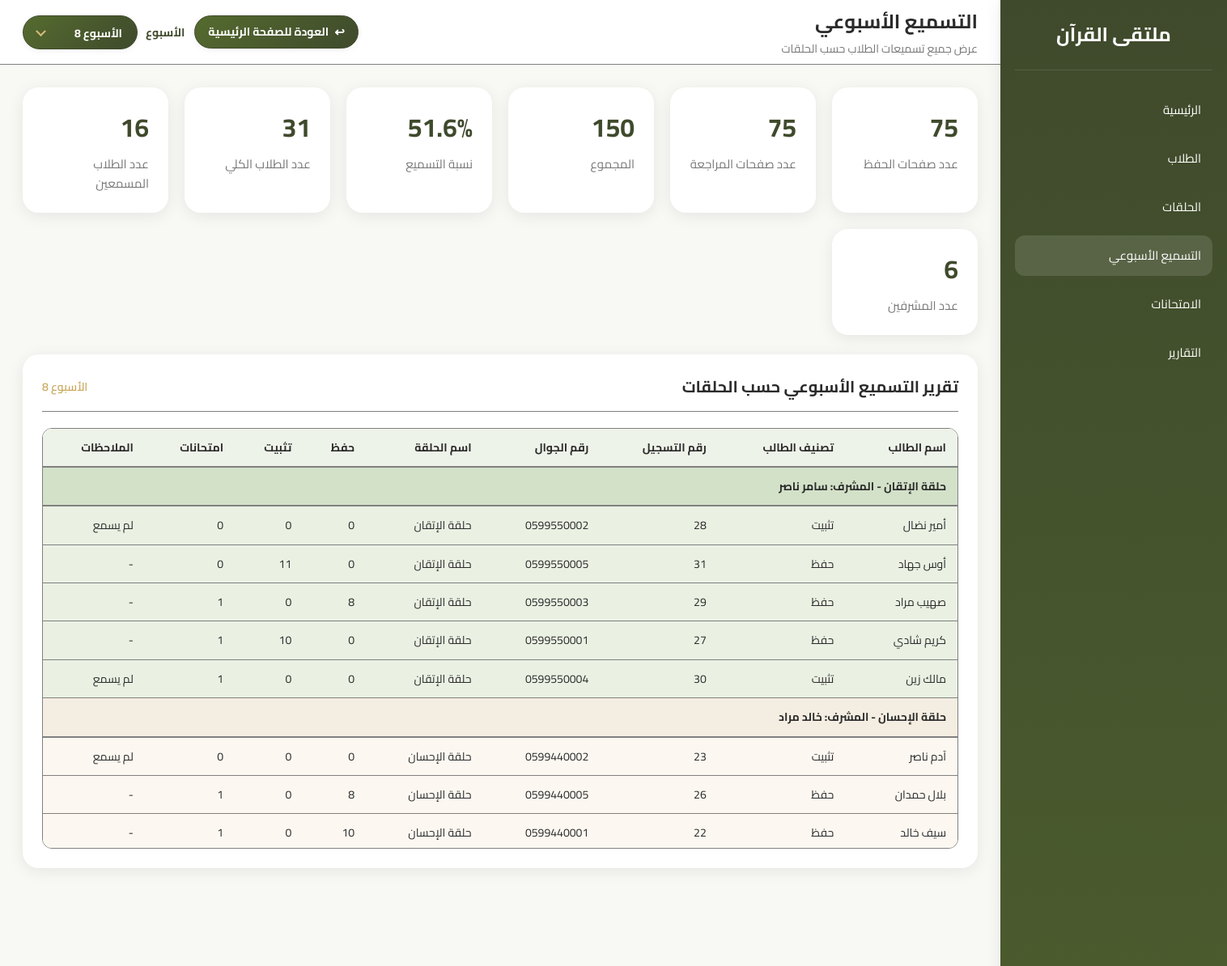
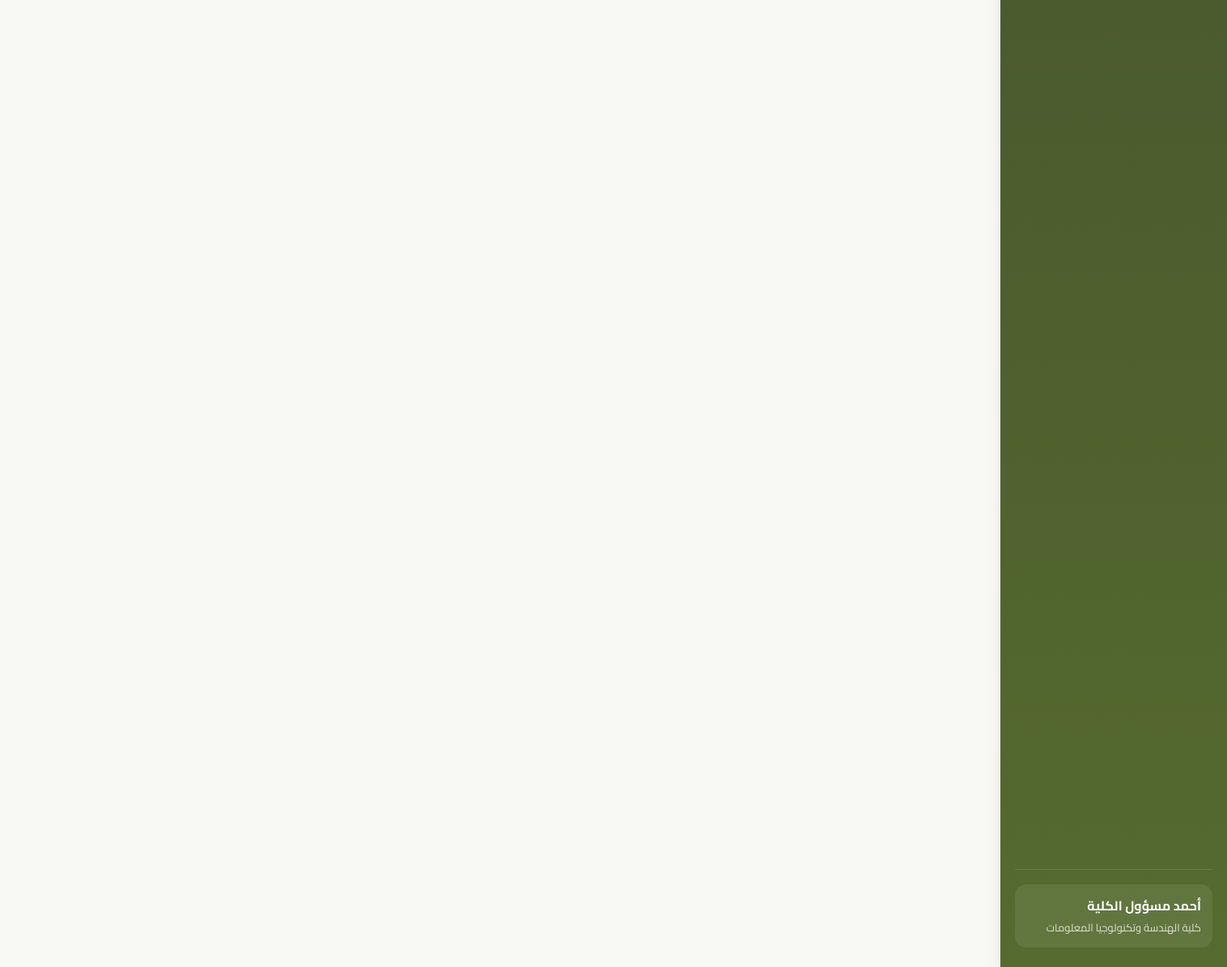
Page /pages/weekly-recitation.php (signed in) on the committed database (2 pictures, top to bottom).
### tables this page shows
CREATE TABLE `managers` (
  `manager_id` int(11) NOT NULL,
  `user_id` int(11) NOT NULL,
  `college_id` int(11) NOT NULL,
  `full_name` varchar(150) NOT NULL
);

CREATE TABLE `colleges` (
  `college_id` int(11) NOT NULL,
  `college_name` varchar(150) NOT NULL
);

CREATE TABLE `weeks` (
  `week_id` int(11) NOT NULL,
  `week_number` int(11) NOT NULL
);

CREATE TABLE `halqas` (
  `halqa_id` int(11) NOT NULL,
  `college_id` int(11) NOT NULL,
  `supervisor_id` int(11) NOT NULL,
  `name` varchar(150) NOT NULL
);

CREATE TABLE `students` (
  `student_id` int(11) NOT NULL,
  `user_id` int(11) NOT NULL,
  `halqa_id` int(11) NOT NULL,
  `name` varchar(150) NOT NULL,
  `phone` varchar(20) DEFAULT NULL,
  `student_type` enum('حفظ','تثبيت') NOT NULL,
  `points` int(11) DEFAULT 0
);

### pages/weekly-recitation.php (the view, shortened to what this page needs)
<?php
require_once __DIR__ . "/../php/db_connect.php";
function e($value)
{
    return htmlspecialchars((string) $value, ENT_QUOTES, "UTF-8");
}
function fallbackValue($value, $fallback)
{
    return ($value === null || $value === "") ? $fallback : $value;
}
function numberValue($value)
{
    return (int) $value;
}
function formatNumberValue($value)
{
    $number = (float) $value;
    if (floor($number) == $number) {
        return number_format((int) $number);
    }
    return rtrim(rtrim(number_format($number, 1, ".", ","), "0"), ".");
}
function formatPercentValue($value)
{
    return formatNumberValue($value) . "%";
}
function formatHalqaHeaderName($name)
{
    $name = fallbackValue($name, "لا يوجد بيانات");
    return strpos($name, "حلقة") === 0 ? $name : "حلقة " . $name;
}
$userId = $_SESSION["user_id"];
$managerStmt = $pdo->prepare("
    SELECT
        managers.manager_id,
        managers.full_name AS manager_name,
        managers.college_id,
        colleges.college_name
    FROM managers
    JOIN colleges ON managers.college_id = colleges.college_id
    WHERE managers.user_id = ?
    LIMIT 1
");
$managerStmt->execute(array($userId));
$manager = $managerStmt->fetch(PDO::FETCH_ASSOC);
$collegeId = $manager["college_id"];
$managerName = fallbackValue($manager["manager_name"], isset($_SESSION["username"]) ? $_SESSION["username"] : "لا يوجد بيانات");
$collegeName = fallbackValue($manager["college_name"], "لا يوجد بيانات");
$weeksStmt = $pdo->prepare("
    SELECT week_id, week_number
    FROM weeks
    ORDER BY week_number ASC
");
$weeksStmt->execute();
$weeks = $weeksStmt->fetchAll(PDO::FETCH_ASSOC);
$latestWeekStmt = $pdo->prepare("
    SELECT week_id, week_number
    FROM weeks
    ORDER BY week_number DESC
    LIMIT 1
");
$latestWeekStmt->execute();
$latestWeek = $latestWeekStmt->fetch(PDO::FETCH_ASSOC);
$latestWeekId = $latestWeek && $latestWeek["week_id"] ? numberValue($latestWeek["week_id"]) : 0;
$selectedWeekId = $latestWeekId;
$selectedWeekNumber = "";
foreach ($weeks as $weekOption) {
    if ((int) $weekOption["week_id"] === (int) $selectedWeekId) {
        $selectedWeekNumber = $weekOption["week_number"];
        break;
    }
}
$selectedWeekLabel = $selectedWeekNumber !== "" ? "الأسبوع " . $selectedWeekNumber : "لا يوجد أسبوع مسجل";
$statsStmt = $pdo->prepare("
    SELECT
        COALESCE(SUM(CASE WHEN recitations.type = 'حفظ' THEN recitations.pages_count ELSE 0 END), 0) AS memorization_pages,
        COALESCE(SUM(CASE WHEN recitations.type = 'مراجعة' THEN recitations.pages_count ELSE 0 END), 0) AS revision_pages,
        COUNT(DISTINCT recitations.student_id) AS heard_students
    FROM recitations
    JOIN students ON recitations.student_id = students.student_id
    JOIN halqas ON students.halqa_id = halqas.halqa_id
    WHERE halqas.college_id = ? AND recitations.week_id = ?
");
$statsStmt->execute(array($collegeId, $selectedWeekId));
$stats = $statsStmt->fetch(PDO::FETCH_ASSOC);
$totalStudentsStmt = $pdo->prepare("
    SELECT COUNT(students.student_id) AS total_students
    FROM students
    JOIN halqas ON students.halqa_id = halqas.halqa_id
    WHERE halqas.college_id = ?
");
$totalStudentsStmt->execute(array($collegeId));
$totalStudentsRow = $totalStudentsStmt->fetch(PDO::FETCH_ASSOC);
$supervisorsStmt = $pdo->prepare("
    SELECT COUNT(DISTINCT supervisors.supervisor_id) AS supervisors_count
    FROM supervisors
    JOIN halqas ON supervisors.supervisor_id = halqas.supervisor_id
    WHERE halqas.college_id = ?
");
$supervisorsStmt->execute(array($collegeId));
$supervisorsRow = $supervisorsStmt->fetch(PDO::FETCH_ASSOC);
$memorizationPages = $stats ? numberValue($stats["memorization_pages"]) : 0;
$revisionPages = $stats ? numberValue($stats["revision_pages"]) : 0;
$totalPages = $memorizationPages + $revisionPages;
$heardStudents = $stats ? numberValue($stats["heard_students"]) : 0;
$totalStudents = $totalStudentsRow ? numberValue($totalStudentsRow["total_students"]) : 0;
$supervisorsCount = $supervisorsRow ? numberValue($supervisorsRow["supervisors_count"]) : 0;
$recitationRate = $totalStudents > 0 ? round(($heardStudents / $totalStudents) * 100, 1) : 0;
$reportStmt = $pdo->prepare("
    SELECT
        halqas.halqa_id,
        halqas.name AS halqa_name,
        supervisors.name AS supervisor_name,
        students.student_id,
        students.name AS student_name,
        students.student_type,
        students.phone,
        COALESCE(weekly_recitations.memorization_pages, 0) AS memorization_pages,
        COALESCE(weekly_recitations.revision_pages, 0) AS revision_pages,
        COALESCE(weekly_recitations.recitation_count, 0) AS recitation_count,
        COALESCE(exam_counts.exams_count, 0) AS exams_count
    FROM halqas
    LEFT JOIN supervisors ON halqas.supervisor_id = supervisors.supervisor_id
    LEFT JOIN students ON halqas.halqa_id = students.halqa_id
    LEFT JOIN (
        SELECT
            student_id,
            SUM(CASE WHEN type = 'حفظ' THEN pages_count ELSE 0 END) AS memorization_pages,
            SUM(CASE WHEN type = 'مراجعة' THEN pages_count ELSE 0 END) AS revision_pages,
            COUNT(recitation_id) AS recitation_count
        FROM recitations
        WHERE week_id = ?
        GROUP BY student_id
    ) weekly_recitations ON students.student_id = weekly_recitations.student_id
    LEFT JOIN (
        SELECT student_id, COUNT(exam_id) AS exams_count
        FROM exams
        GROUP BY student_id
    ) exam_counts ON students.student_id = exam_counts.student_id
    WHERE halqas.college_id = ?
    ORDER BY halqas.name ASC, students.name ASC
");
$reportStmt->execute(array($selectedWeekId, $collegeId));
$reportRows = $reportStmt->fetchAll(PDO::FETCH_ASSOC);
$groupedRows = array();
foreach ($reportRows as $row) {
    $halqaId = $row["halqa_id"];
    if (!isset($groupedRows[$halqaId])) {
        $groupedRows[$halqaId] = array(
            "halqa_name" => $row["halqa_name"],
            "supervisor_name" => $row["supervisor_name"],
            "students" => array()
        );
    }
    if ($row["student_id"] !== null && $row["student_id"] !== "") {
        $groupedRows[$halqaId]["students"][] = $row;
    }
}
?>
<!DOCTYPE html>
<html lang="ar" dir="rtl">
<head>
    <link rel="stylesheet" href="../assets/css/variables.css">
    <link rel="stylesheet" href="../assets/css/reset.css">
    <link rel="stylesheet" href="../assets/css/global.css">
    <link rel="stylesheet" href="../assets/css/layout.css">
    <link rel="stylesheet" href="../assets/css/dashboard.css">
</head>
<body>
<div class="app-layout">
    <aside class="sidebar">
        <div class="sidebar-top">
            <div class="sidebar-brand">
                <h2>ملتقى القرآن</h2>
            </div>
            <nav class="sidebar-menu">
                <a href="college-admin-dashboard.php">الرئيسية</a>
                <a href="students.php">الطلاب</a>
                <a href="halqas.php">الحلقات</a>
                <a href="weekly-recitation.php" class="active">التسميع الأسبوعي</a>
                <a href="exams.php">الامتحانات</a>
                <a href="reports.php">التقارير</a>
            </nav>
        </div>
        <div class="sidebar-bottom">
            <div class="sidebar-user">
                <h4><?php echo e($managerName); ?></h4>
                <p><?php echo e($collegeName); ?></p>
            </div>
        </div>
    </aside>
    <main class="main-area">
        <header class="topbar">
            <div class="topbar-right">
                <h1>التسميع الأسبوعي</h1>
                <p>عرض جميع تسميعات الطلاب حسب الحلقات</p>
            </div>
            <div class="topbar-left">
                <a class="topbar-home-link" href="../index.php">
                    <span aria-hidden="true">↩</span>
                    <span>العودة للصفحة الرئيسية</span>
                </a>
                <form method="GET" action="weekly-recitation.php" class="admin-week-filter">
                    <label class="week-filter-label" for="week_id">الأسبوع</label>
                    <select class="week-select" id="week_id" name="week_id" onchange="this.form.submit()" aria-label="<?php echo e($selectedWeekLabel); ?>">
                        <?php if (count($weeks) === 0): ?>
                            <option value="0">لا يوجد أسبوع مسجل</option>
                        <?php else: ?>
                            <?php foreach ($weeks as $week): ?>
                                <option value="<?php echo e($week["week_id"]); ?>"<?php echo (int) $week["week_id"] === (int) $selectedWeekId ? " selected" : ""; ?>>
                                    الأسبوع <?php echo e($week["week_number"]); ?>
                                </option>
                            <?php endforeach; ?>
                        <?php endif; ?>
                    </select>
                </form>
            </div>
        </header>
        <section class="page-content">
            <section class="stats-grid">
                <div class="stat-card card">
                    <div class="stat-info">
                        <h3><?php echo e(formatNumberValue($memorizationPages)); ?></h3>
                        <p>عدد صفحات الحفظ</p>
                    </div>
                </div>
                <div class="stat-card card">
                    <div class="stat-info">
                        <h3><?php echo e(formatNumberValue($revisionPages)); ?></h3>
                        <p>عدد صفحات المراجعة</p>
                    </div>
                </div>
                <div class="stat-card card">
                    <div class="stat-info">
                        <h3><?php echo e(formatNumberValue($totalPages)); ?></h3>
                        <p>المجموع</p>
                    </div>
                </div>
                <div class="stat-card card">
                    <div class="stat-info">
                        <h3><?php echo e(formatPercentValue($recitationRate)); ?></h3>
                        <p>نسبة التسميع</p>
                    </div>
                </div>
                <div class="stat-card card">
                    <div class="stat-info">
                        <h3><?php echo e(formatNumberValue($totalStudents)); ?></h3>
                        <p>عدد الطلاب الكلي</p>
                    </div>
                </div>
                <div class="stat-card card">
                    <div class="stat-info">
                        <h3><?php echo e(formatNumberValue($heardStudents)); ?></h3>
                        <p>عدد الطلاب المسمعين</p>
                    </div>
                </div>
                <div class="stat-card card">
                    <div class="stat-info">
                        <h3><?php echo e(formatNumberValue($supervisorsCount)); ?></h3>
                        <p>عدد المشرفين</p>
                    </div>
                </div>
            </section>
            <section class="weekly-report-section">
                <div class="dashboard-panel card weekly-report-panel">
                    <div class="panel-header">
                        <h2>تقرير التسميع الأسبوعي حسب الحلقات</h2>
                        <span><?php echo e($selectedWeekLabel); ?></span>
                    </div>
                    <div class="weekly-report-table-wrap">
                        <table class="weekly-report-table grouped-report-table">
                            <thead>
                                <tr>
                                    <th>اسم الطالب</th>
                                    <th>تصنيف الطالب</th>
                                    <th>رقم التسجيل</th>
                                    <th>رقم الجوال</th>
                                    <th>اسم الحلقة</th>
                                    <th>حفظ</th>
                                    <th>تثبيت</th>
                                    <th>امتحانات</th>
                                    <th>الملاحظات</th>
                                </tr>
                            </thead>
                            <?php if (count($groupedRows) === 0): ?>
                                <tbody class="halaqa-group">
                                    <tr>
                                        <td colspan="9">لا يوجد بيانات لهذا الأسبوع</td>
                                    </tr>
                                </tbody>
                            <?php else: ?>
                                <?php foreach ($groupedRows as $group): ?>
                                    <tbody class="halaqa-group">
                                        <tr class="halaqa-group-row">
                                            <th colspan="9"><?php echo e(formatHalqaHeaderName($group["halqa_name"])); ?> - المشرف: <?php echo e(fallbackValue($group["supervisor_name"], "لا يوجد بيانات")); ?></th>
                                        </tr>
                                        <?php if (count($group["students"]) === 0): ?>
                                            <tr>
                                                <td colspan="9">لا يوجد بيانات لهذا الأسبوع</td>
                                            </tr>
                                        <?php else: ?>
                                            <?php foreach ($group["students"] as $student): ?>
                                                <?php
                                                $recitationCount = numberValue($student["recitation_count"]);
                                                $studentStatus = $recitationCount > 0 ? "-" : "لم يسمع";
                                                ?>
                                                <tr>
                                                    <td><?php echo e(fallbackValue($student["student_name"], "لا يوجد بيانات")); ?></td>
                                                    <td><?php echo e(fallbackValue($student["student_type"], "لا يوجد بيانات")); ?></td>
                                                    <td><?php echo e($student["student_id"]); ?></td>
                                                    <td><?php echo e(fallbackValue($student["phone"], "لا يوجد بيانات")); ?></td>
                                                    <td><?php echo e(fallbackValue($student["halqa_name"], "لا يوجد بيانات")); ?></td>
                                                    <td><?php echo e(formatNumberValue($student["memorization_pages"])); ?></td>
                                                    <td><?php echo e(formatNumberValue($student["revision_pages"])); ?></td>
                                                    <td><?php echo e(formatNumberValue($student["exams_count"])); ?></td>
                                                    <td><?php echo e($studentStatus); ?></td>
                                                </tr>
                                            <?php endforeach; ?>
                                        <?php endif; ?>
                                    </tbody>
                                <?php endforeach; ?>
                            <?php endif; ?>
                        </table>
                    </div>
                </div>
            </section>
        </section>
    </main>
</div>
</body>
</html>

### rows in the picture
managers: full_name "أحمد مسؤول الكلية", college.college_name "كلية الهندسة وتكنولوجيا المعلومات"
weeks: week_number "الأسبوع 8"
halqas: students.name "أمير نضال", students.student_type "تثبيت", students.student_id "28", students.phone "0599550002", name "حلقة الإتقان", memorization_pages "0", revision_pages "0", exams_count "0", studentStatus "لم يسمع", students.name "أوس جهاد", students.student_type "حفظ", students.student_id "31", students.phone "0599550005", revision_pages "11", studentStatus "-", students.name "صهيب مراد", students.student_id "29", students.phone "0599550003", memorization_pages "8", exams_count "1", students.name "كريم شادي", students.student_id "27", students.phone "0599550001", revision_pages "10", students.name "مالك زين", students.student_id "30", students.phone "0599550004"
halqas: students.name "آدم ناصر", students.student_type "تثبيت", students.student_id "23", students.phone "0599440002", name "حلقة الإحسان", memorization_pages "0", revision_pages "0", exams_count "0", studentStatus "لم يسمع", students.name "بلال حمدان", students.student_type "حفظ", students.student_id "26", students.phone "0599440005", memorization_pages "8", exams_count "1", studentStatus "-", students.name "سيف خالد", students.student_id "22", students.phone "0599440001", memorization_pages "10"

### other values in the picture
formatNumberValue($memorizationPages) "75"
formatNumberValue($revisionPages) "75"
formatNumberValue($totalPages) "150"
formatPercentValue($recitationRate) "51.6%"
formatNumberValue($totalStudents) "31"
formatNumberValue($heardStudents) "16"
formatNumberValue($supervisorsCount) "6"
formatHalqaHeaderName($group["halqa_name"]) "حلقة الإتقان"
fallbackValue($group["supervisor_name"], "لا يوجد بيانات") "سامر ناصر"
formatHalqaHeaderName($group["halqa_name"]) "حلقة الإحسان"
fallbackValue($group["supervisor_name"], "لا يوجد بيانات") "خالد مراد"
